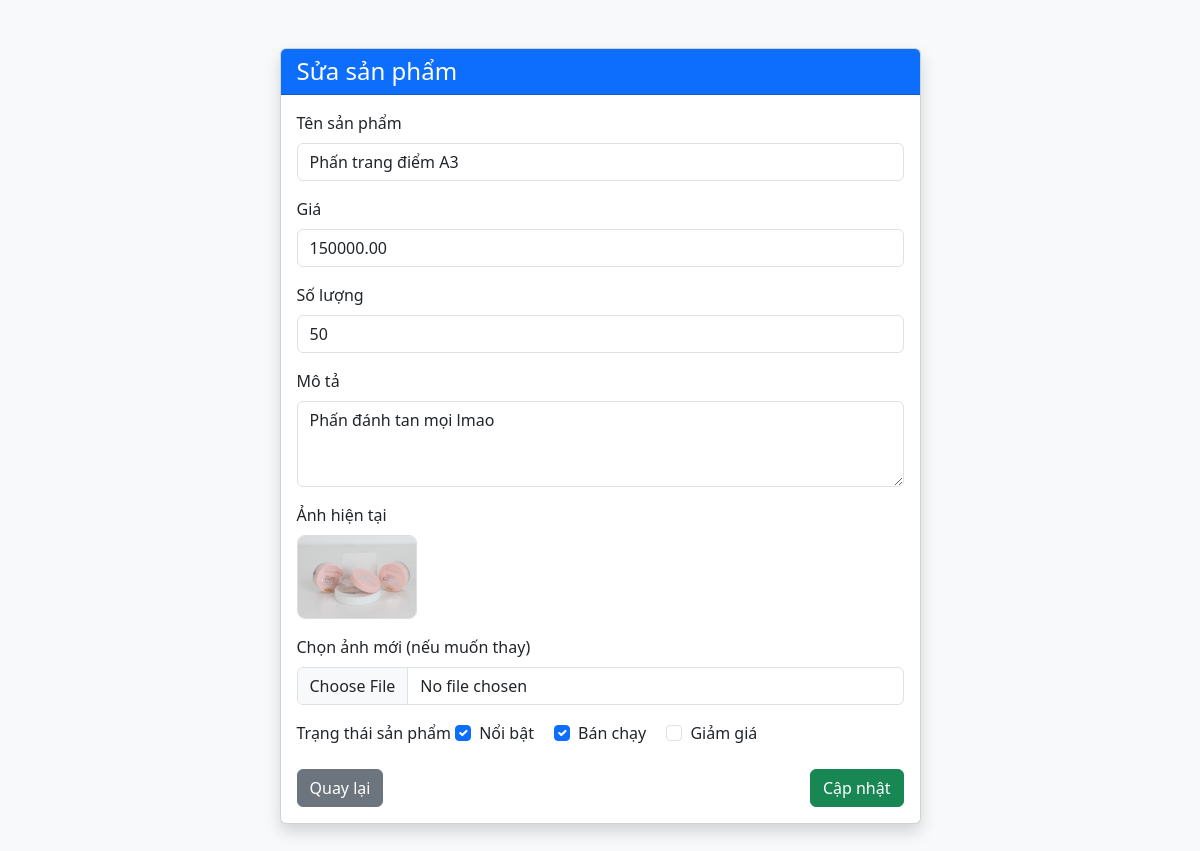
The page /Font/edit_product.php?id=BEP019 on the database its author committed.
### tables this page shows
CREATE TABLE `products` (
  `ProductID` varchar(10) NOT NULL,
  `ProductName` varchar(255) NOT NULL,
  `Price` decimal(10,2) NOT NULL,
  `Quantity` int(10) NOT NULL,
  `Description` varchar(255) DEFAULT NULL,
  `Image` varchar(255) DEFAULT NULL,
  `CateID` varchar(10) NOT NULL,
  `is_featured` tinyint(1) DEFAULT 0,
  `is_bestseller` tinyint(1) DEFAULT 0,
  `is_sale` tinyint(1) DEFAULT 0,
  `discount_percent` int(11) DEFAULT NULL
);

### Font/edit_product.php (the view, shortened to what this page needs)
<?php
require_once 'Log/config.php';
$id = $_GET['id'];
$stmt = $conn->prepare("SELECT * FROM products WHERE ProductID = ?");
$stmt->bind_param("s", $id);
$stmt->execute();
$product = $stmt->get_result()->fetch_assoc();
?>
<!DOCTYPE html>
<html lang="vi">
<head>
    <link href="https://cdn.jsdelivr.net/npm/bootstrap@5.3.3/dist/css/bootstrap.min.css" rel="stylesheet">
</head>
<body class="bg-light">
    <div class="container my-5">
        <div class="row justify-content-center">
            <div class="col-md-7">
                <div class="card shadow">
                    <div class="card-header bg-primary text-white">
                        <h4 class="mb-0">Sửa sản phẩm</h4>
                    </div>
                    <div class="card-body">
                        <form method="post" enctype="multipart/form-data">
                            <div class="mb-3">
                                <label class="form-label">Tên sản phẩm</label>
                                <input type="text" name="ProductName" class="form-control" value="<?= htmlspecialchars($product['ProductName']) ?>" required>
                            </div>
                            <div class="mb-3">
                                <label class="form-label">Giá</label>
                                <input type="number" name="Price" class="form-control" value="<?= $product['Price'] ?>" required>
                            </div>
                            <div class="mb-3">
                                <label class="form-label">Số lượng</label>
                                <input type="number" name="Quantity" class="form-control" value="<?= $product['Quantity'] ?>" required>
                            </div>
                            <div class="mb-3">
                                <label class="form-label">Mô tả</label>
                                <textarea name="Description" class="form-control" rows="3"><?= htmlspecialchars($product['Description']) ?></textarea>
                            </div>
                            <div class="mb-3">
                                <label class="form-label">Ảnh hiện tại</label><br>
                                <?php if (!empty($product['Image'])): ?>
                                    <img src="img/<?= htmlspecialchars($product['Image']) ?>" style="width:120px; border-radius:8px; border:1px solid #ddd;">
                                <?php else: ?>
                                    <span class="text-muted">Chưa có ảnh</span>
                                <?php endif; ?>
                            </div>
                            <div class="mb-3">
                                <label class="form-label">Chọn ảnh mới (nếu muốn thay)</label>
                                <input type="file" name="Image" class="form-control">
                            </div>
                            <div class="mb-3">
                                <label class="form-label">Trạng thái sản phẩm</label>
                                <div class="form-check form-check-inline">
                                    <input class="form-check-input" type="checkbox" name="is_featured" id="is_featured"
                                        value="1" <?= !empty($product['is_featured']) ? 'checked' : '' ?>>
                                    <label class="form-check-label" for="is_featured">Nổi bật</label>
                                </div>
                                <div class="form-check form-check-inline">
                                    <input class="form-check-input" type="checkbox" name="is_bestseller" id="is_bestseller"
                                        value="1" <?= !empty($product['is_bestseller']) ? 'checked' : '' ?>>
                                    <label class="form-check-label" for="is_bestseller">Bán chạy</label>
                                </div>
                                <div class="form-check form-check-inline">
                                    <input class="form-check-input" type="checkbox" name="is_sale" id="is_sale"
                                        value="1" <?= !empty($product['is_sale']) ? 'checked' : '' ?>>
                                    <label class="form-check-label" for="is_sale">Giảm giá</label>
                                </div>
                            </div>
                            <div class="d-flex justify-content-between">
                                <a href="manage_product.php" class="btn btn-secondary">Quay lại</a>
                                <button type="submit" name="update" class="btn btn-success">Cập nhật</button>
                            </div>
                        </form>
                    </div>
                </div>
            </div>
        </div>
    </div>
</body>
</html>

### rows shown on the page
products: ProductName "Phấn trang điểm A3", Price "150000.00", Quantity "50", Description "Phấn đánh tan mọi lmao", Image (picture), is_featured "☑", is_bestseller "☑"
